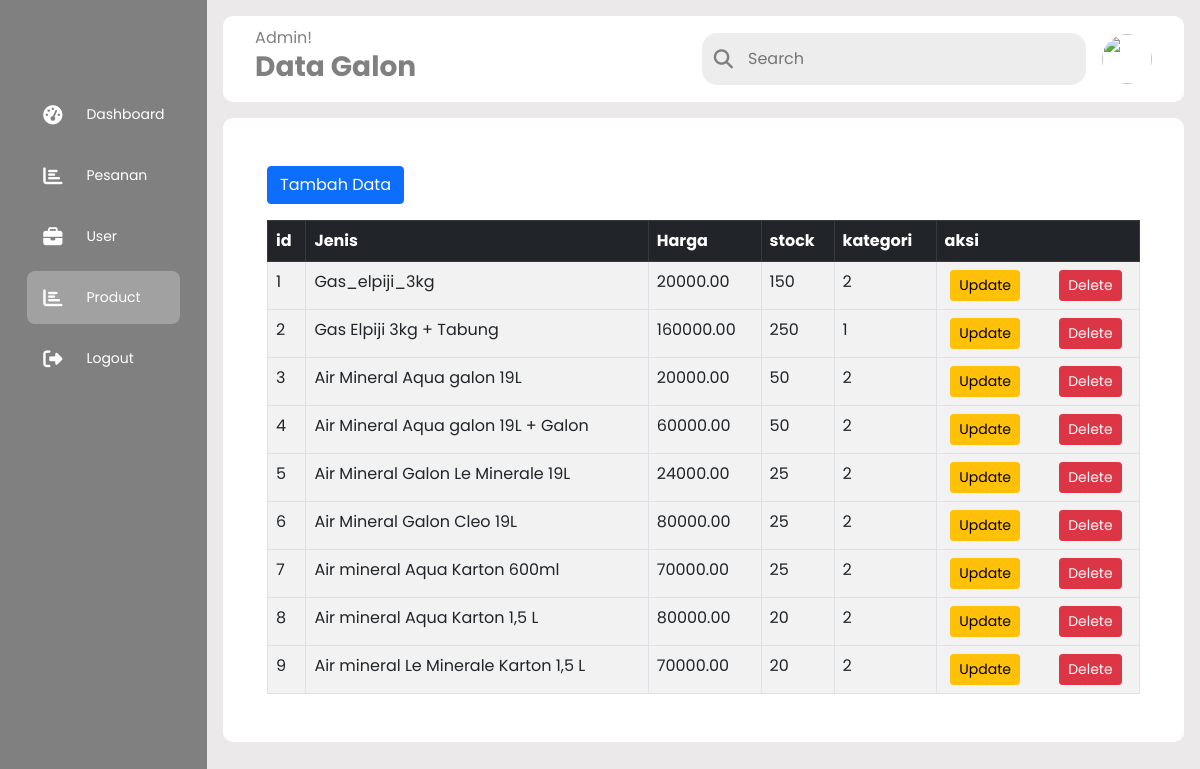
The page /data_galon.php on the database its author committed.
### tables this page shows
CREATE TABLE `products` (
  `id` int NOT NULL,
  `jenis` varchar(255) NOT NULL,
  `deskripsi` varchar(255) DEFAULT NULL,
  `harga` decimal(10,2) DEFAULT NULL,
  `stok` int DEFAULT NULL,
  `kategori` int DEFAULT NULL,
  `image_url` varchar(255) DEFAULT NULL
);

### data_galon.php (the view, shortened to what this page needs)
<?php
  include 'koneksi/koneksi.php'
?>
<!DOCTYPE html>
<html lang="en">
<head>
    <link rel="stylesheet" href="css/style2.css" />
    <link href="https://cdn.jsdelivr.net/npm/bootstrap@5.0.2/dist/css/bootstrap.min.css" rel="stylesheet">
    <link rel="stylesheet" href="https://cdnjs.cloudflare.com/ajax/libs/font-awesome/6.4.0/css/all.min.css"
    />
</head>
<body>
<div class="sidebar">
      <div class="logo"></div>
      <ul class="menu">
        <li>
          <a href="timeline.php">
            <i class="fas fa-tachometer-alt"></i>
            <span>Dashboard</span>
          </a>
        </li>
        <li>
          <a href="pengeluaran.php">
            <i class="fas fa-chart-bar"></i>
            <span>Pesanan</span>
          </a>
        </li>
        <li>
          <a href="data_user.php">
            <i class="fas fa-briefcase"></i>
            <span>User</span>
          </a>
        </li>
        <li class="active">
          <a href="data_galon.php">
            <i class="fas fa-chart-bar"></i>
            <span>Product</span>
          </a>
        </li>
        <li>
          <a href="index.php">
            <i class="fas fa-sign-out-alt"></i>
            <span>Logout</span>
          </a>
        </li>
      </ul>
    </div>
    <div class="main--content">
      <div class="header--wrapper">
        <div class="header--title">
          <span>Admin!</span>
          <h3><b>Data Galon</b></h3>
        </div>
        <div class="user--info">
          <div class="search--box">
            <i class="fa-solid fa-search"></i>
            <input type="text" placeholder="Search" />
          </div>
          <img src="../images/rengga.jpg" alt="" />
        </div>
      </div>
      <div class="card--container">
<div class="container mt-3">
    <a href="add.php" class="btn btn-primary btn-md mb-3">Tambah Data</a>
    <table class="table table-striped table-hover table-bordered">
        <thead class="table-dark">
            <th>id</th>
            <th>Jenis</th>
            <th>Harga</th>
            <th>stock</th>
            <th>kategori</th>
            <th>aksi</th>
        </thead>
        <?php
            $sqlGet = "SELECT * FROM products";
            $query = mysqli_query($conn, $sqlGet);
            while($data = mysqli_fetch_array($query)){
                 echo "
                    <tbody>
                     <tr>
                        <td>$data[id]</td>
                        <td>$data[jenis]</td>
                        <td>$data[harga]</td>
                        <td>$data[stok]</td>
                        <td>$data[kategori]</td>
                        <td>
                            <div class='row'>
                                <div class='col d-flex justify-content-center'>
                                <a href='update.php?id=$data[id]' class='btn btn-sm btn-warning'>Update</a>
                                </div>
                                <div class='col d-flex justify-content-center'>
                                <a href='delete.php?id=$data[id]' class='btn btn-sm btn-danger'>Delete</a>
                                </div>
                            </div>
                        </td>
                      </tr>
                    </tbody>
                ";
            }
        ?>
    </table>
</div>
</body>
</html>

### css/style2.css (style rules this page uses)
* { margin: 0; padding: 0; border: none; outline: none; box-sizing: border-box; font-family: "Poppins", sans-serif; }
body { display: flex; }
.sidebar { position: sticky; top: 0; left: 0; bottom: 0; width: 110px; height: 100vh; padding: 0 1.7rem; color: #fff; overflow: hidden; transition: all 0.5s linear; background: gray; }
.logo { height: 80px; padding: 16px; }
.menu { height: 88%; position: relative; list-style: none; padding: 0; }
.menu li { padding: 1rem; margin: 8px 0; border-radius: 8px; transition: all 0.5s ease-in-out; }
.menu li:hover, .active { background: #e0e0e058; }
.menu a { color: #fff; font-size: 14px; text-decoration: none; display: flex; align-items: center; gap: 1.5rem; }
.menu a span { overflow: hidden; }
.menu a i { font-size: 1.2rem; }
.main--content { position: relative; background: #ebe9e9; width: 100%; padding: 1rem; }
.header--wrapper img { width: 50px; height: 50px; cursor: pointer; border-radius: 50%; }
.header--wrapper { display: flex; justify-content: space-between; align-items: center; flex-wrap: wrap; background: #fff; border-radius: 10px; padding: 10px 2rem; margin-bottom: 1rem; }
.header--title { color: gray; }
.user--info { display: flex; align-items: center; gap: 1rem; }
.search--box { background: rgba(237, 237, 237); border-radius: 15px; color: gray; display: flex; align-items: center; gap: 5px; padding: 4px 12px; }
.search--box input { background: transparent; padding: 10px; }
.search--box i { font-size: 1.2rem; cursor: pointer; transition: all 0.5s ease-out; }
.card--container { background: #fff; padding: 2rem; border-radius: 10px; }

### rows shown on the page
products: id "1", jenis "Gas_elpiji_3kg", harga "20000.00", stok "150", kategori "2"
products: id "2", jenis "Gas Elpiji 3kg + Tabung", harga "160000.00", stok "250", kategori "1"
products: id "3", jenis "Air Mineral Aqua galon 19L", harga "20000.00", stok "50", kategori "2"
products: id "4", jenis "Air Mineral Aqua galon 19L + Galon", harga "60000.00", stok "50", kategori "2"
products: id "5", jenis "Air Mineral Galon Le Minerale 19L", harga "24000.00", stok "25", kategori "2"
products: id "6", jenis "Air Mineral Galon Cleo 19L", harga "80000.00", stok "25", kategori "2"
products: id "7", jenis "Air mineral Aqua Karton 600ml", harga "70000.00", stok "25", kategori "2"
products: id "8", jenis "Air mineral Aqua Karton 1,5 L", harga "80000.00", stok "20", kategori "2"
products: id "9", jenis "Air mineral Le Minerale Karton 1,5 L", harga "70000.00", stok "20", kategori "2"
